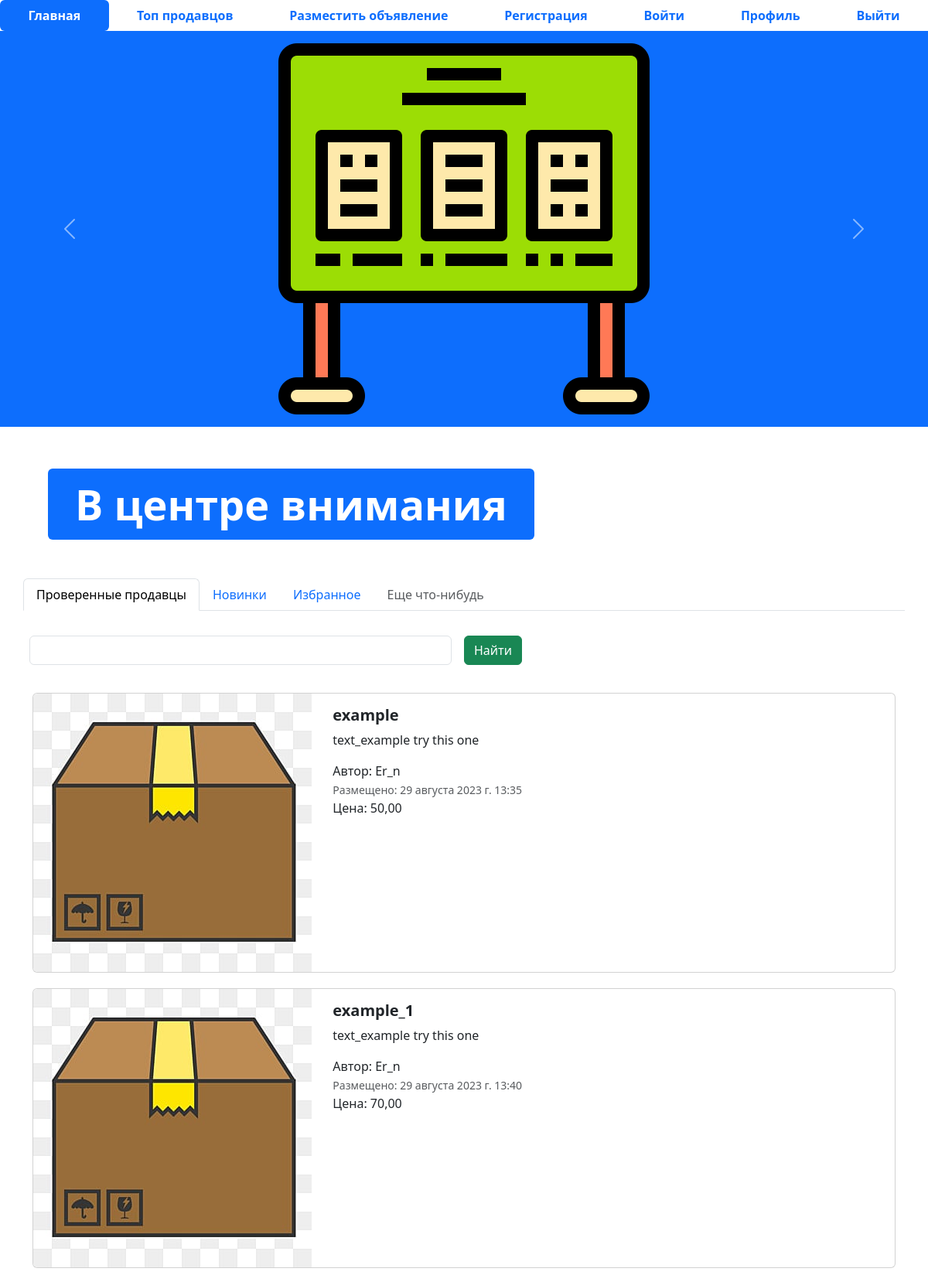
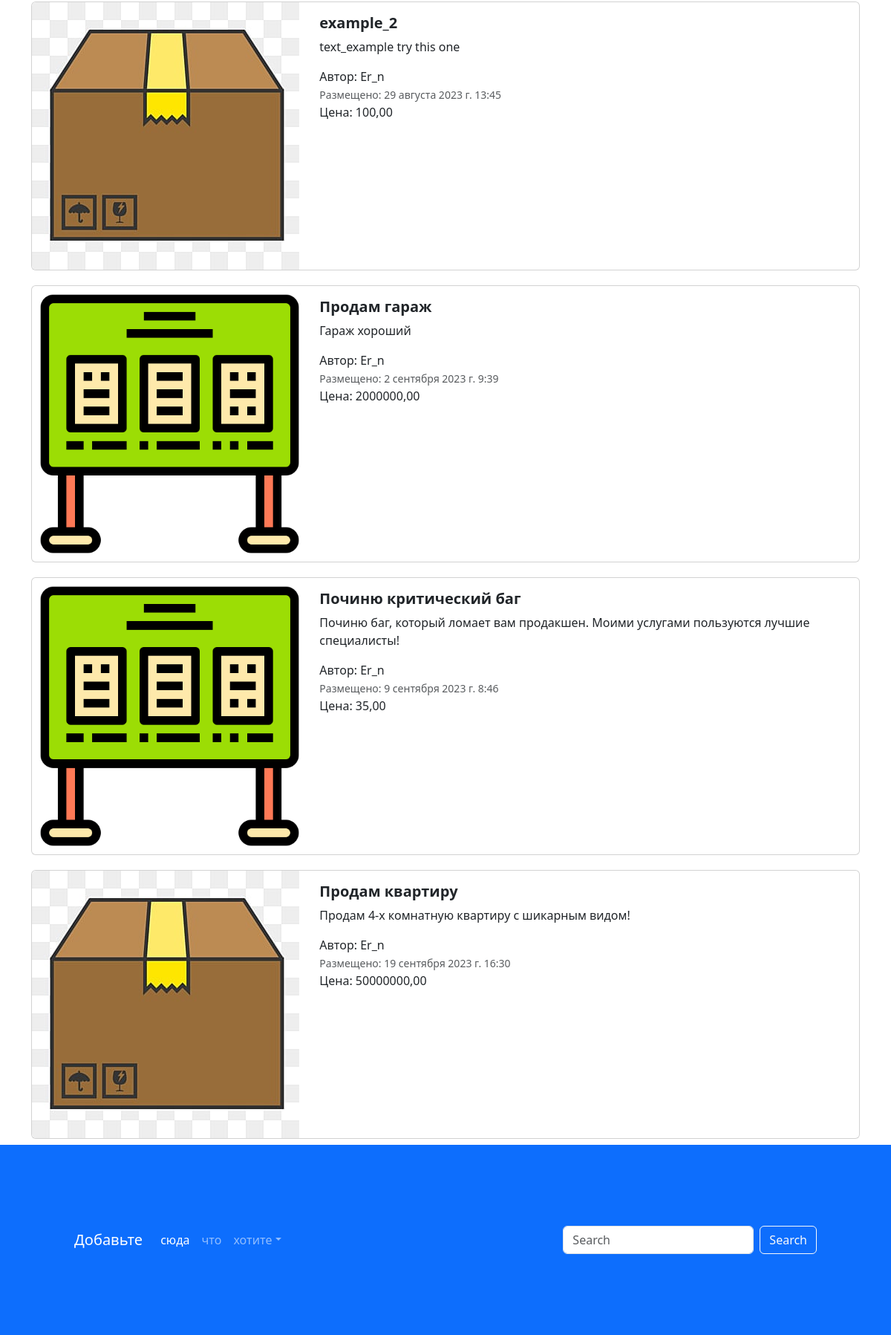
The page / on the database its author committed (2 pictures, top to bottom).
### my_adverts/models.py (models this page shows, shortened)
class Advertisement(models.Model):
    title = models.CharField("Заголовок", max_length=128)
    description = models.TextField("Описание")
    image = models.ImageField("Изображение", upload_to="my_adverts", blank=True, null=True)
    price = models.DecimalField("Цена", max_digits=10, decimal_places=2)
    created_at = models.DateTimeField(auto_now_add=True)
    updated_at = models.DateTimeField(auto_now=True)
    category = models.SmallIntegerField("Категория")
    author = models.CharField("Автор", max_length=20)
    location = models.CharField("Локация товара", max_length=255)
    auction = models.BooleanField("Торг", help_text="Отметьте, если торг уместен")
    user = models.ForeignKey(User, verbose_name="Автор", on_delete = models.CASCADE)
    class Meta:
        verbose_name = 'Объявления'
        verbose_name_plural = 'Объявления'
    def image_img(self):
        if self.image:
            from django.utils.safestring import mark_safe
            return mark_safe(u'<a href="{0}" target="_blank"><img src="{0}" width="100"/></a>'.format(self.image.url))
        else:
            return 'Нет изображения'
    image_img.short_description = 'Картинка'
    image_img.allow_tags = True

### my_adverts/views.py (the view)
# urls.py: path('', views.index, name='lesson_4'),
def index(request):
    adverts = Advertisement.objects.all()
    context = {'adverts': adverts}
    return render(request, 'index.html', context)

### templates/index.html (shortened to what this page needs)
{% extends 'base.html' %}
{% load static %}
{% block content %}
<div id="carouselExampleControls" class="carousel slide bg-primary" data-bs-ride="carousel">
  <div class="carousel-inner">
    <div class="carousel-item active">
      <img src="{% static 'img/adv.png' %}" class="mx-auto d-block w-33" alt="...">
    </div>
  </div>
  <button class="carousel-control-prev" type="button" data-bs-target="#carouselExampleControls" data-bs-slide="prev">
    <span class="carousel-control-prev-icon" aria-hidden="true"></span>
  </button>
  <button class="carousel-control-next" type="button" data-bs-target="#carouselExampleControls" data-bs-slide="next">
    <span class="carousel-control-next-icon" aria-hidden="true"></span>
  </button>
</div>
<div class="container" style="margin: 50px;">
  <div class="display-2">
    <span class="badge bg-primary">В центре внимания</span>
  </div>
</div>
<div class="container">
  <div class="row">
    <ul class="nav nav-tabs bg-white">
      <li class="nav-item">
        <a class="nav-link active" aria-current="page" href="#">Проверенные продавцы</a>
      </li>
      <li class="nav-item">
        <a class="nav-link" href="#">Новинки</a>
      </li>
      <li class="nav-item">
        <a class="nav-link" href="#">Избранное</a>
      </li>
      <li class="nav-item">
        <a class="nav-link disabled" href="#" tabindex="-1" aria-disabled="true">Еще что-нибудь</a>
      </li>
    </ul>
    <form class="row g-3">
      <div class="col-auto w-50">
        <input type="text" class="form-control">
      </div>
      <div class="col-auto">
        <button type="submit" class="btn btn-success mb-3">Найти</button>
      </div>
    </form>
  </div>
  {% for adv in adverts %}
  <div class="col">
    <div class="card mb-2" style="max-width: 1200px; margin-top: 20px;">
      <div class="row g-0">
        <div class="col-md-4">
          <a href="advertisement.html" class="nav-link">
            <img src="{% if adv.image %} {{ adv.image.url }} {% else %} {% static 'img/carton-package-goods.jpg' %} {% endif %} " class="img-fluid rounded-start" alt="Card title">
          </a>
        </div>
        <div class="col-md-8">
          <div class="card-body">
            <h5 class="card-title">
              <a href="advertisement.html" class="nav-link"><strong>{{ adv.title }}</strong></a>
            </h5>
            <a href="advertisement.html" class="nav-link">
              <p class="card-text">
                {{ adv.description }}
              </p>
              <span>Автор: {{ adv.user }}</span>
              <p class="card-text"><small class="text-muted">Размещено: {{ adv.created_at }}</small></p>
              <a>Цена: {{ adv.price }}</a>
            </a>
          </div>
        </div>
      </div>
    </div>
  </div>
  {% endfor %}
</div>
<footer style="padding: 100px;" class="bg-primary">
  <nav class="navbar navbar-expand-sm navbar-dark">
    <a class="navbar-brand" href="#">Добавьте</a>
    <div class="collapse navbar-collapse" id="collapsibleNavId">
      <ul class="navbar-nav me-auto mt-2 mt-lg-0">
        <li class="nav-item">
          <a class="nav-link active" href="#" aria-current="page">сюда</a>
        </li>
        <li class="nav-item">
          <a class="nav-link" href="#">что</a>
        </li>
        <li class="nav-item dropdown">
          <a class="nav-link dropdown-toggle" href="#" id="dropdownId" data-bs-toggle="dropdown" aria-haspopup="true"
             aria-expanded="false">хотите</a>
        </li>
      </ul>
      <form class="d-flex my-2 my-lg-0">
        <input class="form-control me-sm-2" type="text" placeholder="Search">
        <button class="btn btn-outline-light my-2 my-sm-0" type="submit">Search</button>
      </form>
    </div>
  </nav>
</footer>
{% endblock %}

### templates/base.html (shortened to what this page needs)
<!DOCTYPE html>
{% load static %}
<html lang="en">
  <head>
    <link href="{% static 'css/bootstrap.min.css'%}" rel="stylesheet">
    <link rel="stylesheet" href="{% static 'css/fontello.css' %}">
  </head>
  <body>
    {% block header %}
    <ul class="nav nav-pills sticky-top bg-white nav-fill">
      <li class="nav-item">
        <a class="nav-link active" aria-current="page" href="/">
          <span style="font-weight: bold;">Главная</span>
        </a>
      </li>
      <li class="nav-item">
        <a class="nav-link" href="{% url 'top-sellers' %}">
          <span style="font-weight: bold;">Топ продавцов</span>
        </a>
      </li>
      <li class="nav-item">
        <a class="nav-link" href="{% url 'adv-post' %}">
          <span style="font-weight: bold;">Разместить объявление</span>
        </a>
      </li>
      <li class="nav-item">
        <a class="nav-link" href="{% url 'register' %}">
          <span style="font-weight: bold;">Регистрация</span>
        </a>
      </li>
      <li class="nav-item">
        <a class="nav-link" href="{% url 'login' %}">
          <span style="font-weight: bold;">Войти</span>
        </a>
      </li>
      <li class="nav-item">
        <a class="nav-link" href="{% url 'profile' %}">
          <span style="font-weight: bold;">Профиль</span>
        </a>
      </li>
      <li class="nav-item">
        <a class="nav-link" href="#">
          <span style="font-weight: bold;">Выйти</span>
        </a>
      </li>
    </ul>
    {% endblock %}
    {% block content %}
    {% endblock %}
  </body>
</html>

### rows shown on the page
Advertisement: title "example", description "text_example try this one", user "Er_n", created_at "29 августа 2023 г. 13:35", price "50,00"
Advertisement: title "example_1", description "text_example try this one", user "Er_n", created_at "29 августа 2023 г. 13:40", price "70,00"
Advertisement: title "example_2", description "text_example try this one", user "Er_n", created_at "29 августа 2023 г. 13:45", price "100,00"
Advertisement: image (picture), title "Продам гараж", description "Гараж хороший", user "Er_n", created_at "2 сентября 2023 г. 9:39", price "2000000,00"
Advertisement: image (picture), title "Починю критический баг", description "Починю баг, который ломает вам продакшен. Моими услугами пользуются лучшие специалисты!", user "Er_n", created_at "9 сентября 2023 г. 8:46", price "35,00"
Advertisement: title "Продам квартиру", description "Продам 4-х комнатную квартиру с шикарным видом!", user "Er_n", created_at "19 сентября 2023 г. 16:30", price "50000000,00"
